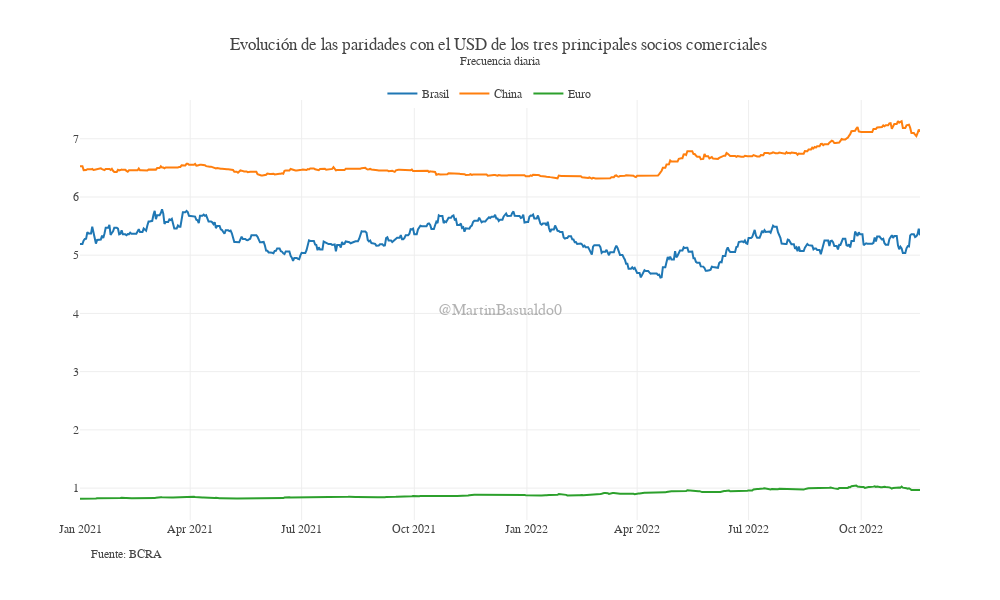

Write notebook code for a chart like this one.
### Code cell
def plot_tasa_deva(df=var_cotizaciones_usd, anio='2007', mes='01', dia='01'):
    idx = df[df.Período == f'{str(anio)}-{str(mes)}-{str(dia)}'].index[0]
    var_cotizaciones_usd = df[df.index >= idx].reset_index(drop=True)

    x = var_cotizaciones_usd["Período"]
    # Datos
    cotizaciones_plot = go.Figure()
    cotizaciones_plot.add_trace(go.Scatter(
        name="USD-Real", x=x, y=var_cotizaciones_usd["Brasil"], mode="lines"))
    cotizaciones_plot.add_trace(go.Scatter(
        name="USD-Yuan", x=x, y=var_cotizaciones_usd["China"], mode="lines"))
    # cotizaciones_plot.add_trace(go.Scatter(name = "ARS-USD", x=x, y=var_cotizaciones_usd["Argentina"], mode = "lines"))
    cotizaciones_plot.add_trace(go.Scatter(
        name="USD-Euro", x=x, y=var_cotizaciones_usd["Zona Euro"], mode="lines"))

    # Propiedades
    cotizaciones_plot.update_xaxes(showgrid=True)
    # cotizaciones_plot.update_yaxes(title_text="Tasa de devaluación", tickformat= ',.0%')
    cotizaciones_plot.update_yaxes(
        title_text="Tasa de devaluación", tickformat=',.0%')
    cotizaciones_plot.update_layout(separators=",.", font_family="Georgia",
                                    height=600, width=1000,
                                    template='none',
                                    title_text=f"Tasa de devaluación de las monedas de los tres principales socios comerciales <br><sup>Variación interanual con frecuencia mensual",
                                    legend=dict(yanchor="top", y=1.05, xanchor="left", x=0.36, orientation='h'))

    note = 'Fuente: BCRA'
    cotizaciones_plot.add_annotation(showarrow=False, text=note, font=dict(size=12), xref='paper', x=0.1, yref='paper', y=-0.1,
                                     xanchor='right', yanchor='auto', xshift=0, yshift=0,)

    # Marca de agua
    cotizaciones_plot.add_annotation(showarrow=False, text='@MartinBasualdo0', font=dict(size=16), font_family="arial", opacity=0.4,
                                     xref='paper', yref='paper', x=0.5, y=0.5)
    return cotizaciones_plot


def evolucion_monedas(df=cotizaciones_usd, anio='2006', mes='01', dia='01'):
    idx = df[df.Período == f'{str(anio)}-{str(mes)}-{str(dia)}'].index[0]
    cotizaciones_usd = df[df.index >= idx].reset_index(drop=True)
    x = cotizaciones_usd["Período"]

    # Datos
    cotizaciones_plot = go.Figure()
    cotizaciones_plot.add_trace(go.Scatter(name=f"Brasil", x=x, y=cotizaciones_usd["Brasil"], mode="lines"))
    cotizaciones_plot.add_trace(go.Scatter(name=f"China", x=x, y=cotizaciones_usd["China"], mode="lines"))
    cotizaciones_plot.add_trace(go.Scatter(name=f"Euro", x=x, y=cotizaciones_usd["Zona Euro"], mode="lines"))

    # Propiedades
    cotizaciones_plot.update_xaxes(showgrid=True)
    # cotizaciones_plot.update_yaxes(title_text="Tasa de devaluación")
    cotizaciones_plot.update_layout(separators=",.", font_family="Georgia",
                                    height=600, width=1000,
                                    template='none',
                                    title_text=f"Evolución de las paridades con el USD de los tres principales socios comerciales <br><sup>Frecuencia diaria",
                                    legend=dict(yanchor="top", y=1.05, xanchor="left", x=0.36, orientation='h'))

    note = 'Fuente: BCRA'
    cotizaciones_plot.add_annotation(showarrow=False, text=note, font=dict(size=12), xref='paper', x=0.1, yref='paper', y=-0.1,
                                     xanchor='right', yanchor='auto', xshift=0, yshift=0,)

    # Marca de agua
    cotizaciones_plot.add_annotation(showarrow=False, text='@MartinBasualdo0', font=dict(size=16), font_family="arial", opacity=0.4,
                                     xref='paper', yref='paper', x=0.5, y=0.5)
    return cotizaciones_plot


def indice_monedas(df=cotizaciones_usd, anio='2006', mes='01', dia='01'):
    idx = df[df.Período == f'{str(anio)}-{str(mes)}-{str(dia)}'].index[0]
    df = df[df.index >= idx].reset_index(drop=True)
    lista_paises=df.columns[1:]
    var_cotizaciones_usd = df.copy()
    base = var_cotizaciones_usd[var_cotizaciones_usd.Período == '2019-01-01'].index[0]
    for i in range(len(lista_paises)):
        var_cotizaciones_usd[lista_paises[i]] = var_cotizaciones_usd[lista_paises[i]
                                                                     ]/var_cotizaciones_usd[lista_paises[i]].iloc[base]*100
    # var_cotizaciones_usd.dropna(inplace=True)

    x = var_cotizaciones_usd["Período"]

    # Datos
    cotizaciones_plot = go.Figure()
    cotizaciones_plot.add_trace(go.Scatter(
        name="USD-Real", x=x, y=var_cotizaciones_usd["Brasil"], mode="lines"))
    cotizaciones_plot.add_trace(go.Scatter(
        name="USD-Yuan", x=x, y=var_cotizaciones_usd["China"], mode="lines"))
    # cotizaciones_plot.add_trace(go.Scatter(name = "ARS-USD", x=x, y=var_cotizaciones_usd["Argentina"], mode = "lines"))
    cotizaciones_plot.add_trace(go.Scatter(
        name="USD-Euro", x=x, y=var_cotizaciones_usd["Zona Euro"], mode="lines"))

    # Propiedades
    cotizaciones_plot.update_xaxes(showgrid=True)
    # cotizaciones_plot.update_yaxes(title_text="Tasa de devaluación", tickformat= ',.0%')
    cotizaciones_plot.update_yaxes(
        title_text="Base enero 2019=100")
    cotizaciones_plot.update_layout(separators=",.", font_family="Georgia",
                                    margin ={'b': 50,'l':50,'r':15},
                                    height=600, width=900,
                                    template='none',
                                    title_text=f"Evolución de las monedas de los tres principales socios comerciales <br><sup>índice simple con base enero 2019=100",
                                    legend=dict(yanchor="top", y=1.05, xanchor="left", x=0.3, orientation='h'))

    note = 'Fuente: BCRA'
    cotizaciones_plot.add_annotation(showarrow=False, text=note, font=dict(size=12), xref='paper', x=0.1, yref='paper', y=-0.09,
                                     xanchor='right', yanchor='auto', xshift=0, yshift=0,)

    # Marca de agua
    cotizaciones_plot.add_annotation(showarrow=False, text='@MartinBasualdo0', font=dict(size=16), font_family="arial", opacity=0.4,
                                     xref='paper', yref='paper', x=0.5, y=0.5)
    return cotizaciones_plot


# plot_tasa_deva(anio=1999)

evolucion_monedas(anio=2021,mes=1)

# indice_monedas(anio=2007)

### Figure 1 — Plotly figure (JSON) as saved in the notebook; plotly's stock layout.template omitted (floating-point values rounded to 4 significant figures; data arrays with more than 128 entries replaced by an {"elided": "..."} marker saying what was removed)
{"data": [{"mode": "lines", "name": "Brasil", "type": "scatter", "x": {"elided": "687 str values"}, "y": {"elided": "687 float values"}}, {"mode": "lines", "name": "China", "type": "scatter", "x": {"elided": "687 str values"}, "y": {"elided": "687 float values"}}, {"mode": "lines", "name": "Euro", "type": "scatter", "x": {"elided": "687 str values"}, "y": {"elided": "687 float values"}}], "layout": {"annotations": [{"font": {"size": 12}, "showarrow": false, "text": "Fuente: BCRA", "x": 0.1, "xanchor": "right", "xref": "paper", "xshift": 0, "y": -0.1, "yanchor": "auto", "yref": "paper", "yshift": 0}, {"font": {"family": "arial", "size": 16}, "opacity": 0.4, "showarrow": false, "text": "@MartinBasualdo0", "x": 0.5, "xref": "paper", "y": 0.5, "yref": "paper"}], "font": {"family": "Georgia"}, "height": 600, "legend": {"orientation": "h", "x": 0.36, "xanchor": "left", "y": 1.05, "yanchor": "top"}, "separators": ",.", "title": {"text": "Evolución de las paridades con el USD de los tres principales socios comerciales <br><sup>Frecuencia diaria"}, "width": 1000, "xaxis": {"showgrid": true}}}
